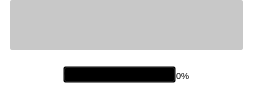
              <widget class="QWidget" name="progress">
               <property name="sizePolicy">
                <sizepolicy hsizetype="Fixed" vsizetype="Fixed">
                 <horstretch>0</horstretch>
                 <verstretch>0</verstretch>
                </sizepolicy>
               </property>
               <property name="font">
                <font>
                 <family>Tahoma</family>
                </font>
               </property>
               <property name="styleSheet">
                <string notr="true">background-color:transparent;</string>
               </property>
               <layout class="QVBoxLayout" name="verticalLayout_4">
                <property name="spacing">
                 <number>0</number>
                </property>
                <property name="leftMargin">
                 <number>10</number>
                </property>
                <property name="topMargin">
                 <number>0</number>
                </property>
                <property name="rightMargin">
                 <number>10</number>
                </property>
                <property name="bottomMargin">
                 <number>0</number>
                </property>
                <item>
                 <widget class="QProgressBar" name="prgBar">
                  <property name="sizePolicy">
                   <sizepolicy hsizetype="Minimum" vsizetype="Minimum">
                    <horstretch>0</horstretch>
                    <verstretch>0</verstretch>
                   </sizepolicy>
                  </property>
                  <property name="minimumSize">
                   <size>
                    <width>233</width>
                    <height>4</height>
                   </size>
                  </property>
                  <property name="styleSheet">
                   <string notr="true">#prgBar{
    text-align: center;
    border: 0.1px solid;
    border-radius: 2.4px;
    background-color: #C8C8C8;
    font: normal 8pt &quot;Tahoma&quot;;
    color: #1A2633;
}
#prgBar::chunk {
    border: 0.1px solid ;
    border-top-left-radius: 2.4px;
    border-bottom-left-radius: 2.4px;
    background-color: #25B174;
    padding: 0 0 0 0;
}</string>
                  </property>
                  <property name="value">
                   <number>0</number>
                  </property>
                  <property name="textVisible">
                   <bool>false</bool>
                  </property>
                 </widget>
                </item>
                <item alignment="Qt::AlignHCenter">
                 <widget class="QWidget" name="wgtProg" native="true">
                  <property name="minimumSize">
                   <size>
                    <width>0</width>
                    <height>0</height>
                   </size>
                  </property>
                  <property name="layoutDirection">
                   <enum>Qt::LeftToRight</enum>
                  </property>
                  <layout class="QHBoxLayout" name="horizontalLayout_2">
                   <property name="spacing">
                    <number>0</number>
                   </property>
                   <property name="leftMargin">
                    <number>0</number>
                   </property>
                   <property name="topMargin">
                    <number>0</number>
                   </property>
                   <property name="rightMargin">
                    <number>0</number>
                   </property>
                   <property name="bottomMargin">
                    <number>0</number>
                   </property>
                   <item>
                    <widget class="QPushButton" name="btnOffer">
                     <property name="cursor">
                      <cursorShape>PointingHandCursor</cursorShape>
                     </property>
                     <property name="styleSheet">
                      <string notr="true">#btnOffer {
    font: normal 7.5pt &quot;Tahoma&quot;;
    padding-bottom: 1px;
}

#btnOffer:hover {
    /*color: rgba(250,208,15,245);*/
}

#btnOffer:pressed {
    color: #969696;
}</string>
                     </property>
                     <property name="text">
                      <string>Click to get Premium</string>
                     </property>
                    </widget>
                   </item>
                   <item>
                    <widget class="QLabel" name="lblProgress">
                     <property name="minimumSize">
                      <size>
                       <width>0</width>
                       <height>0</height>
                      </size>
                     </property>
                     <property name="font">
                      <font>
                       <family>Tahoma</family>
                       <pointsize>7</pointsize>
                       <weight>50</weight>
                       <italic>false</italic>
                       <bold>false</bold>
                      </font>
                     </property>
                     <property name="styleSheet">
                      <string notr="true">#lblProgress {
    font: normal 7pt &quot;Tahoma&quot;;
    padding: 2,2,0,0;
}</string>
                     </property>
                     <property name="lineWidth">
                      <number>0</number>
                     </property>
                     <property name="text">
                      <string notr="true">0%</string>
                     </property>
                     <property name="alignment">
                      <set>Qt::AlignCenter</set>
                     </property>
                     <property name="margin">
                      <number>0</number>
                     </property>
                    </widget>
                   </item>
                  </layout>
                 </widget>
                </item>
               </layout>
              </widget>
